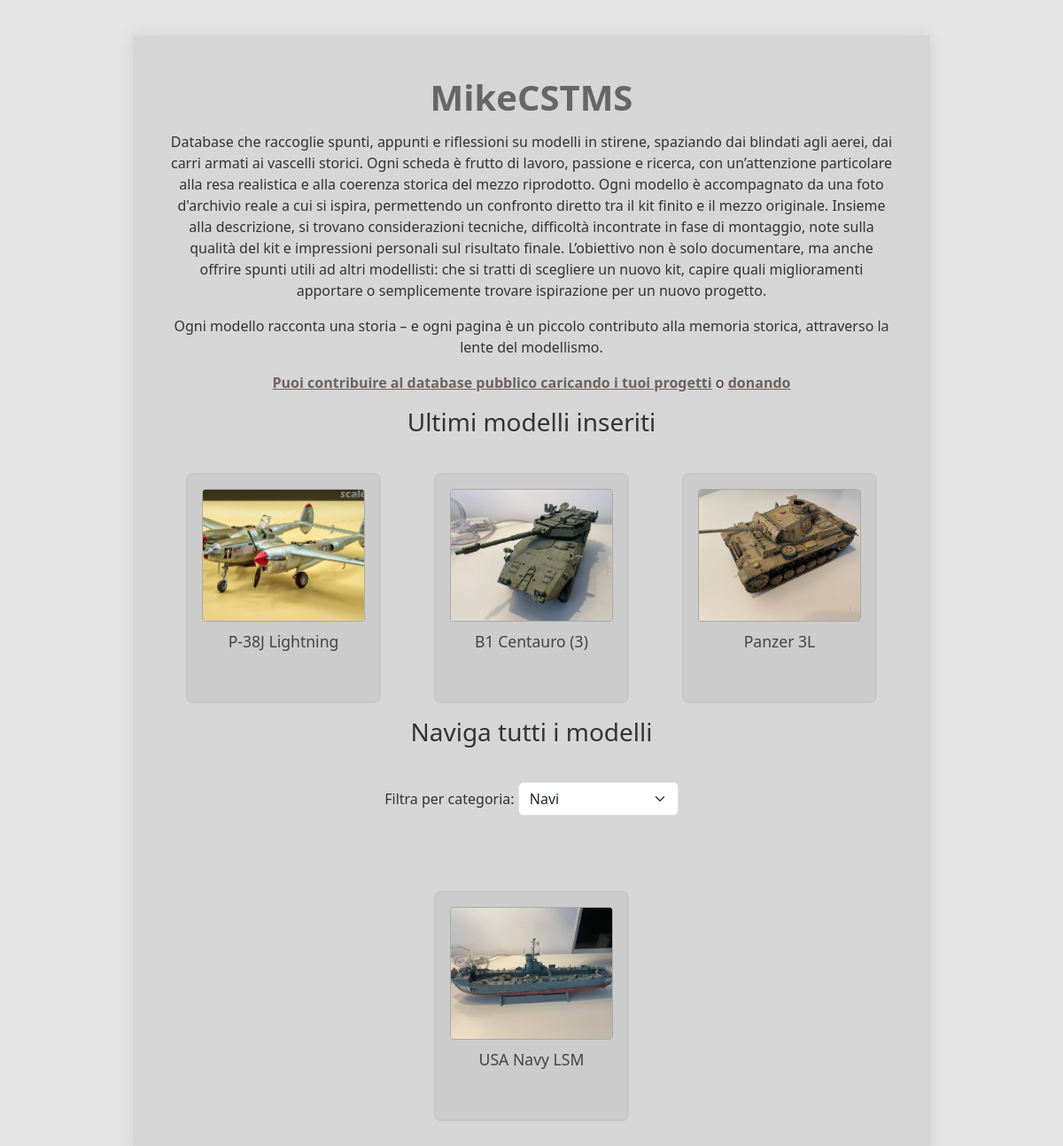
/index.php?categoria=2, run on the app's committed database.
### tables this page shows
CREATE TABLE `modello` (
  `id` int(100) NOT NULL,
  `nome` varchar(30) NOT NULL DEFAULT 'Michele Carrer' COMMENT 'nome veicolo',
  `dati` varchar(50) NOT NULL COMMENT 'produttore e scala',
  `descrizione` varchar(2000) NOT NULL,
  `immagine1` varchar(100) NOT NULL COMMENT 'immagine modello',
  `immagine2` varchar(100) NOT NULL COMMENT 'immagine vera',
  `user` varchar(15) NOT NULL COMMENT 'aggiunto da:'
);

### index.php (the view, shortened to what this page needs)
<!DOCTYPE html>
<html class="main" data-bs-theme="light">
<head>
    <link href="https://cdn.jsdelivr.net/npm/bootstrap@5.3.3/dist/css/bootstrap.min.css" rel="stylesheet">
    <link rel="stylesheet" href="style.css">
    <link rel="stylesheet" href="blocco.css">
</head>
<body>
    <div class="container">
        <p class="titolo">MikeCSTMS</p>
        <p class="sottotitolo">Database che raccoglie spunti, appunti e riflessioni su modelli in stirene, spaziando dai blindati agli aerei, dai carri armati ai vascelli storici. Ogni scheda è frutto di lavoro, passione e ricerca, con un’attenzione particolare alla resa realistica e alla coerenza storica del mezzo riprodotto. Ogni modello è accompagnato da una foto d'archivio reale a cui si ispira, permettendo un confronto diretto tra il kit finito e il mezzo originale. Insieme alla descrizione, si trovano considerazioni tecniche, difficoltà incontrate in fase di montaggio, note sulla qualità del kit e impressioni personali sul risultato finale. L’obiettivo non è solo documentare, ma anche offrire spunti utili ad altri modellisti: che si tratti di scegliere un nuovo kit, capire quali miglioramenti apportare o semplicemente trovare ispirazione per un nuovo progetto.</p>
        <p class="sottotitolo">Ogni modello racconta una storia – e ogni pagina è un piccolo contributo alla memoria storica, attraverso la lente del modellismo.</p>
        <p class="sottotitolo"><a href='inserimento.php'>Puoi contribuire al database pubblico caricando i tuoi progetti</a> o <a href='https://www.paypal.com/paypalme/m1ki2309'>donando</a></p>
<?php
    $db_host = "localhost";
    $db_user = "root";
    $db_password = "root";
    $db_name = "modellismo";
    $myconn = new mysqli($db_host, $db_user, $db_password, $db_name);
?>
        <h3 class="sottotitolo">Ultimi modelli inseriti</h3>
        <div class="card-container">
<?php
    $mia_query = "SELECT id, nome, immagine1 FROM modello ORDER BY id DESC LIMIT 3";
    $result = $myconn->query($mia_query);
    if ($result && $result->num_rows > 0) {
        while ($resrow = $result->fetch_row()) {
            $id = $resrow[0];
            $nome = $resrow[1];
            $foto = $resrow[2];
            echo '<div class="card">';
            echo "<a href='modello.php?id=$id'>";
            echo "<img src='assets/$foto' alt='$nome'>";
            echo "<h3>$nome</h3>";
            echo "</a>";
            echo "</div>";
        }
    } else {
        echo "<p>Nessun modello trovato.</p>";
    }
?>
        </div>
                <h3 class="sottotitolo">Naviga tutti i modelli</h3>
        <div class="card-container">
<?php
    $myconn = new mysqli($db_host, $db_user, $db_password, $db_name);
    $categorie = [];
    $res = $myconn->query("SELECT id, nome FROM categoria");
    while ($row = $res->fetch_assoc()) {
        $categorie[] = $row;
    }
    $categoria_scelta = isset($_GET['categoria']) ? intval($_GET['categoria']) : 0;
    echo '<form method="GET" action="index.php" class="mb-4">';
    echo '<label for="categoria" class="form-label">Filtra per categoria:</label> ';
    echo '<select name="categoria" id="categoria" class="form-select w-auto d-inline" onchange="this.form.submit()">';
    foreach ($categorie as $cat) {
        $selected = ($cat['id'] == $categoria_scelta) ? 'selected' : '';
        echo "<option value=\"{$cat['id']}\" $selected>{$cat['nome']}</option>";
    }
    echo '</select>';
    echo '</form>';
    if ($categoria_scelta > 0) {
        $mia_query = "SELECT m.id, m.nome, m.immagine1
                      FROM modello m
                      JOIN catalogo c ON m.id = c.id_modello
                      WHERE c.id_categoria = $categoria_scelta";
    } else {
        $mia_query = "SELECT id, nome, immagine1 FROM modello";
    }
    $result = $myconn->query($mia_query);
    if ($result && $result->num_rows > 0) {
        echo '<div class="card-container">';
        while ($resrow = $result->fetch_row()) {
            $id = $resrow[0];
            $nome = $resrow[1];
            $foto = $resrow[2];
            echo '<div class="card">';
            echo "<a href='modello.php?id=$id'>";
            echo "<img src='assets/$foto' alt='$nome'>";
            echo "<h3>$nome</h3>";
            echo "</a>";
            echo "</div>";
        }
        echo '</div>';
    } else {
        echo "<p>Nessun modello trovato per questa categoria.</p>";
    }
?>
        </div>
    </div>
</body>
</html>

### style.css (style rules this page uses)
* { box-sizing: border-box; margin: 0; padding: 0; }
body { font-family: 'Segoe UI', sans-serif; background-color: #e6e6e6; color: #333; min-height: 100vh; }
.container { max-width: 900px; margin: 40px auto; padding: 40px; background-color: #d6d6d6; box-shadow: 0 0 20px rgba(0, 0, 0, 0.1); }
.titolo { font-size: 2.5rem; margin-bottom: 0.2em; font-weight: bold; color: #666; text-align: center; }
.sottotitolo { text-align: center; }
.sottotitolo a { text-align: center; color: #71625C; font-weight: 600; }

### blocco.css (style rules this page uses)
.card-container { display: flex; flex-wrap: wrap; justify-content: center; align-items: center; gap: 20px; margin-top: 40px; width: 100%; min-height: 240px; }
.card-container > .card { margin-left: auto; margin-right: auto; }
.card { background-color: #ccc; border: 2px solid #c7c7c7; border-radius: 8px; width: 220px; height: 260px; padding: 16px; text-align: center; transition: transform 0.2s ease; display: flex; flex-direction: column; justify-content: flex-start; align-items: center; box-sizing: border-box; }
.card img { width: 100%; height: 150px; object-fit: cover; border-radius: 4px; border: 1px solid #aaa; margin-bottom: 12px; }
.card h3 { font-size: 1.1rem; color: #444; margin-bottom: 0.5em; }
.card a { text-decoration: none; }

### data on the page
modello: immagine1 (picture), nome "P-38J Lightning"
modello: immagine1 (picture), nome "B1 Centauro (3)"
modello: immagine1 (picture), nome "Panzer 3L"
modello: immagine1 (picture), nome "USA Navy LSM"

### other printed values
form field categoria "Navi"
